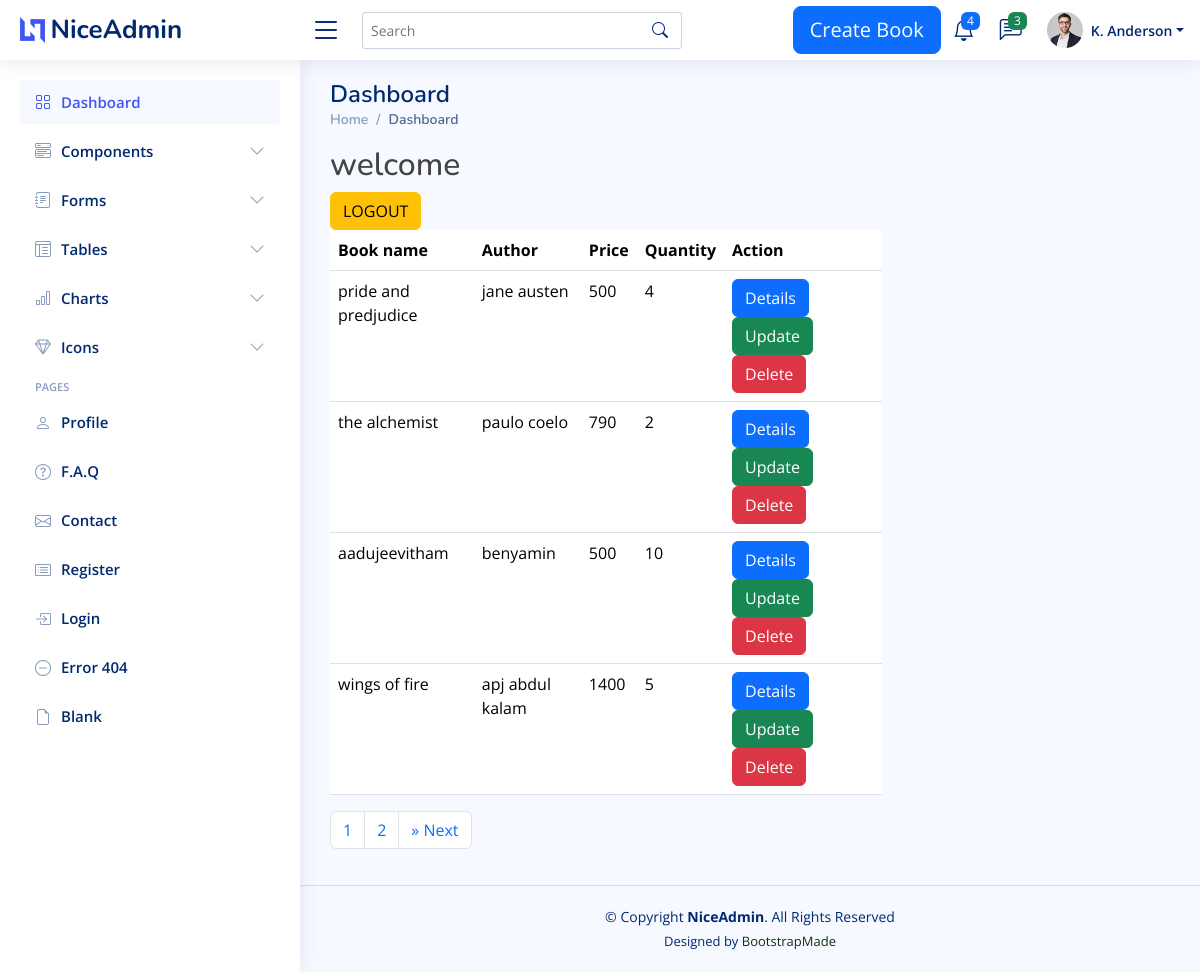
Page /list/ on the committed database.
### myapp/models.py (models this page shows, shortened)
class Book1(models.Model):
    title = models.CharField(max_length=200,null=True)
    price = models.IntegerField(null=True)
    image = models.ImageField(upload_to='bookmedia')
    quantity=models.IntegerField()
    author = models.ForeignKey(Author,on_delete=models.CASCADE)

class Author(models.Model):
    name = models.CharField(max_length=200,null=True)
    def __str__(self):
        return '{}'.format(self.name)

### myapp/views.py (the view)
# urls.py: path('list/',views.listBook,name="booklist"),
def listBook(request):
    books = Book1.objects.all()
    paginator = Paginator(books, 4)
    page_number = request.GET.get('page')
    try:
        page = paginator.get_page(page_number)
    except EmptyPage:
        page = paginator.get_page(page_number.num_page)
    return render(request, 'admin/listBook.html', {'books': books, 'page': page})

### templates/admin/listBook.html (shortened to what this page needs)
{% extends 'admin/base.html' %}
{% load static %}
{% block content %}
<h2>welcome {{ user_name }} </h2><a href = "{% url 'logout' %}" type="button" class="btn btn-warning">LOGOUT</a>
<table class="table">
  <thead>
    <tr>
      <th scope="col">Book name</th>
      <th scope="col">Author</th>
      <th scope="col">Price</th>
      <th scope="col">Quantity</th>
      <th scope="col">Action</th>
    </tr>
  </thead>
  <tbody>
  {% for book in page %}
    <tr>
     <td>{{ book.title }}</td>
      <td>{{ book.author }}</td>
     <td>{{ book.price }}</td>
      <td>{{ book.quantity }}</td>
     <td>
        <a href="{% url 'details' book.id %}" class="btn btn-primary">Details</a>
        <a href="{% url 'update' book.id %}" class="btn btn-success">Update</a>
        <a href="{% url 'delete' book.id %}" class="btn btn-danger">Delete</a>
     </td>
    </tr>
  {% endfor %}
  </tbody>
</table>
<nav aria-label="Page navigation example">
  <ul class="pagination">
    {% for num in page.paginator.page_range  %}
    <li class="page-item" {% if page_number == num %}activate{% endif %}>
      <a class="page-link" href="?page={{ num }}">{{ num }}</a>
    </li>
    {% endfor %}
    <li class="page-item">
      {% if page.has_next %}
      <a class="page-link" href="?page={{ page.next_page_number }}" aria-label="Next">
        <span aria-hidden="true">&raquo;</span>
        <span class="sr-only">Next</span>
      </a>
    </li>
    {% endif %}
  </ul>
</nav>
{% endblock %}

### static/assets/css/style.css (style rules this page uses)
:root { scroll-behavior: smooth; }
body { font-family: "Open Sans", sans-serif; background: #f6f9ff; color: #444444; }
h1, h2, h3, h4, h5, h6 { font-family: "Nunito", sans-serif; }

### rows in the picture
Book1: title "pride and predjudice", author "jane austen", price "500", quantity "4"
Book1: title "the alchemist", author "paulo coelo", price "790", quantity "2"
Book1: title "aadujeevitham", author "benyamin", price "500", quantity "10"
Book1: title "wings of fire", author "apj abdul kalam", price "1400", quantity "5"

### other values in the picture
{{ num }} "1" "2"
